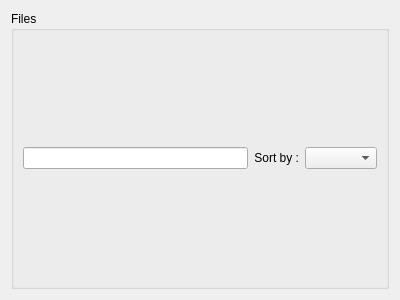
<?xml version="1.0" encoding="UTF-8"?>
<ui version="4.0">
 <class>NLDialog</class>
 <widget class="QDialog" name="NLDialog">
  <property name="geometry">
   <rect>
    <x>0</x>
    <y>0</y>
    <width>400</width>
    <height>300</height>
   </rect>
  </property>
  <property name="windowTitle">
   <string>Dialog</string>
  </property>
  <property name="modal">
   <bool>true</bool>
  </property>
  <layout class="QGridLayout" name="gridLayout">
   <item row="0" column="0">
    <widget class="QGroupBox" name="filesBox">
     <property name="title">
      <string>Files</string>
     </property>
     <layout class="QGridLayout" name="gridLayout_2">
      <item row="0" column="2">
       <widget class="QComboBox" name="m_sortBox"/>
      </item>
      <item row="0" column="1">
       <widget class="QLabel" name="label">
        <property name="text">
         <string>Sort by :</string>
        </property>
        <property name="scaledContents">
         <bool>false</bool>
        </property>
        <property name="alignment">
         <set>Qt::AlignRight|Qt::AlignTrailing|Qt::AlignVCenter</set>
        </property>
       </widget>
      </item>
      <item row="0" column="0">
       <widget class="QLineEdit" name="filter">
        <property name="focusPolicy">
         <enum>Qt::TabFocus</enum>
        </property>
       </widget>
      </item>
     </layout>
    </widget>
   </item>
  </layout>
 </widget>
 <resources/>
 <connections/>
</ui>
